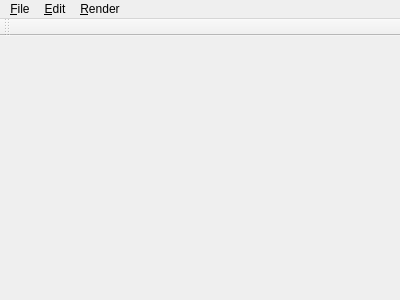
<?xml version="1.0" encoding="UTF-8"?>
<ui version="4.0">
 <class>SceneDesignWidget</class>
 <widget class="QMainWindow" name="SceneDesignWidget">
  <property name="geometry">
   <rect>
    <x>0</x>
    <y>0</y>
    <width>400</width>
    <height>300</height>
   </rect>
  </property>
  <property name="windowTitle">
   <string>SceneDesignWidget</string>
  </property>
  <widget class="QWidget" name="centralWidget"/>
  <widget class="QMenuBar" name="menuBar">
   <property name="geometry">
    <rect>
     <x>0</x>
     <y>0</y>
     <width>400</width>
     <height>23</height>
    </rect>
   </property>
   <widget class="QMenu" name="menuFile">
    <property name="title">
     <string>&amp;File</string>
    </property>
    <addaction name="actionNew"/>
    <addaction name="actionOpen"/>
    <addaction name="separator"/>
    <addaction name="actionSave"/>
    <addaction name="actionSave_as"/>
   </widget>
   <widget class="QMenu" name="menuRender">
    <property name="title">
     <string>&amp;Render</string>
    </property>
    <addaction name="actionSetting"/>
   </widget>
   <widget class="QMenu" name="menuEdit">
    <property name="title">
     <string>&amp;Edit</string>
    </property>
    <addaction name="actionUndo"/>
    <addaction name="actionRedo"/>
    <addaction name="separator"/>
    <addaction name="actionDelete"/>
    <addaction name="separator"/>
    <addaction name="actionMove"/>
    <addaction name="actionRotate"/>
    <addaction name="actionScale"/>
    <addaction name="separator"/>
    <addaction name="actionProperty"/>
   </widget>
   <addaction name="menuFile"/>
   <addaction name="menuEdit"/>
   <addaction name="menuRender"/>
  </widget>
  <widget class="QToolBar" name="mainToolBar">
   <attribute name="toolBarArea">
    <enum>TopToolBarArea</enum>
   </attribute>
   <attribute name="toolBarBreak">
    <bool>false</bool>
   </attribute>
  </widget>
  <action name="actionNew">
   <property name="text">
    <string>New</string>
   </property>
   <property name="shortcut">
    <string>Ctrl+N</string>
   </property>
  </action>
  <action name="actionOpen">
   <property name="text">
    <string>Open</string>
   </property>
   <property name="shortcut">
    <string>Ctrl+O</string>
   </property>
  </action>
  <action name="actionSave">
   <property name="text">
    <string>Save</string>
   </property>
   <property name="shortcut">
    <string>Ctrl+S</string>
   </property>
  </action>
  <action name="actionSave_as">
   <property name="text">
    <string>Save as</string>
   </property>
   <property name="shortcut">
    <string>Ctrl+Shift+S</string>
   </property>
  </action>
  <action name="actionSetting">
   <property name="text">
    <string>Setting</string>
   </property>
  </action>
  <action name="actionUndo">
   <property name="text">
    <string>Undo</string>
   </property>
   <property name="shortcut">
    <string>Ctrl+Z</string>
   </property>
  </action>
  <action name="actionRedo">
   <property name="text">
    <string>Redo</string>
   </property>
   <property name="shortcut">
    <string>Ctrl+Y</string>
   </property>
  </action>
  <action name="actionDelete">
   <property name="text">
    <string>Delete</string>
   </property>
   <property name="shortcut">
    <string>Del</string>
   </property>
  </action>
  <action name="actionMove">
   <property name="text">
    <string>Move</string>
   </property>
   <property name="shortcut">
    <string>Ctrl+W</string>
   </property>
  </action>
  <action name="actionRotate">
   <property name="text">
    <string>Rotate</string>
   </property>
   <property name="shortcut">
    <string>Ctrl+E</string>
   </property>
  </action>
  <action name="actionScale">
   <property name="text">
    <string>Scale</string>
   </property>
   <property name="shortcut">
    <string>Ctrl+R</string>
   </property>
  </action>
  <action name="actionProperty">
   <property name="text">
    <string>Property</string>
   </property>
  </action>
 </widget>
 <layoutdefault spacing="6" margin="11"/>
 <resources>
  <include location="sjtuflow.qrc"/>
 </resources>
 <connections/>
</ui>
